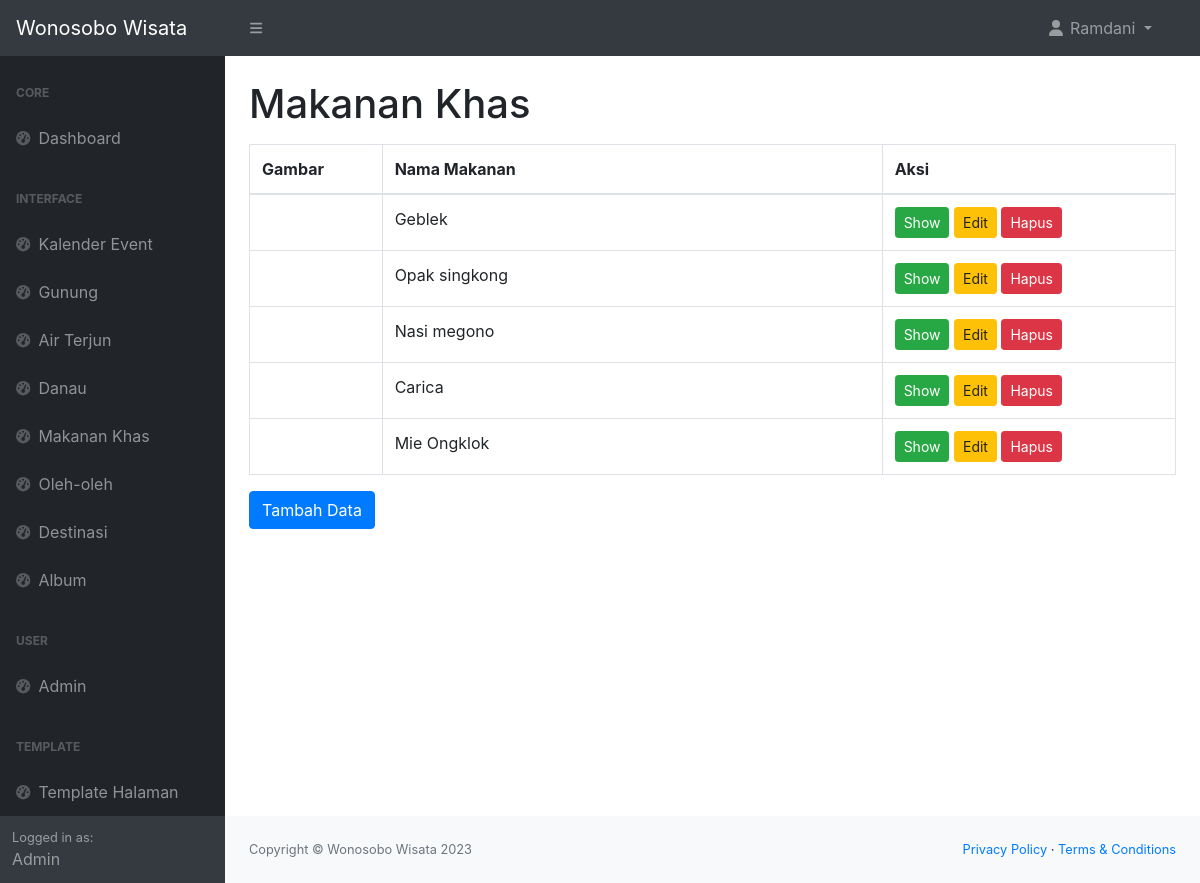
Screenshot of /admin/makanan_khas.php (signed in) with the database file from the repository.
### tables this page shows
CREATE TABLE `tabel_makanan_khas` (
  `makanan_khas_id` int(11) NOT NULL,
  `img_makanan_khas` text NOT NULL,
  `nama_makanan_khas` varchar(255) NOT NULL,
  `deskripsi_makanan_khas` text NOT NULL
);

### admin/makanan_khas.php (the view, shortened to what this page needs)
<!DOCTYPE html>
<html lang="en">
<head>
    <link href="https://cdn.jsdelivr.net/npm/simple-datatables@7.1.2/dist/style.min.css" rel="stylesheet" />
    <link href="css/styles.css" rel="stylesheet" />
    <link rel="stylesheet" href="https://maxcdn.bootstrapcdn.com/bootstrap/4.0.0/css/bootstrap.min.css">
</head>
<body>
    <?php include 'navbar.php'; ?>
    <div id="layoutSidenav">
        <div id="layoutSidenav_nav">
            <?php include 'sidebar.php'; ?>
        </div>
        <div id="layoutSidenav_content">
            <main>
                <div class="container-fluid px-4">
                    <h1 class="mt-4">Makanan Khas</h1>
                    <div class="table-responsive mt-3">
                        <table class="table table-bordered">
                            <thead>
                                <tr>
                                    <th>Gambar</th>
                                    <th>Nama Makanan</th>
                                    <th>Aksi</th>
                                </tr>
                            </thead>
                            <tbody>
                                <?php
                                include '../connect.php';
                                $query = "SELECT * FROM tabel_makanan_khas ORDER BY makanan_khas_id DESC";
                                $datas = $conn->query($query);
                                foreach ($datas as $data) :
                                ?>
                                    <tr>
                                        <td>
                                        </td>
                                        <td style="width: 500px;">
                                            <?= $data['nama_makanan_khas'] ?>
                                        </td>
                                        <td>
                                            <button type="button" class="btn btn-success btn-sm" data-toggle="modal" data-target="#showDataModal<?= $data['makanan_khas_id'] ?>">Show</button>
                                            <button type="button" class="btn btn-warning btn-sm" data-toggle="modal" data-target="#editDataModal<?= $data['makanan_khas_id'] ?>">Edit</button>
                                            <button type="button" class="btn btn-danger btn-sm" data-toggle="modal" data-target="#hapusDataModal<?= $data['makanan_khas_id'] ?>">Hapus</button>
                                        </td>
                                    </tr>
                                <?php endforeach ?>
                            </tbody>
                        </table>
                    </div>
                    <button type="button" class="btn btn-primary" data-toggle="modal" data-target="#tambahDataModal">
                        Tambah Data
                    </button>
                </div>
            </main>
            <?php include 'footer.php'; ?>
        </div>
    </div>
</body>
</html>

### rows the page displays
tabel_makanan_khas: nama_makanan_khas "Geblek"
tabel_makanan_khas: nama_makanan_khas "Opak singkong"
tabel_makanan_khas: nama_makanan_khas "Nasi megono"
tabel_makanan_khas: nama_makanan_khas "Carica"
tabel_makanan_khas: nama_makanan_khas "Mie Ongklok"

### other values shown
$_SESSION['nama_lengkap_user'] "Ramdani"
